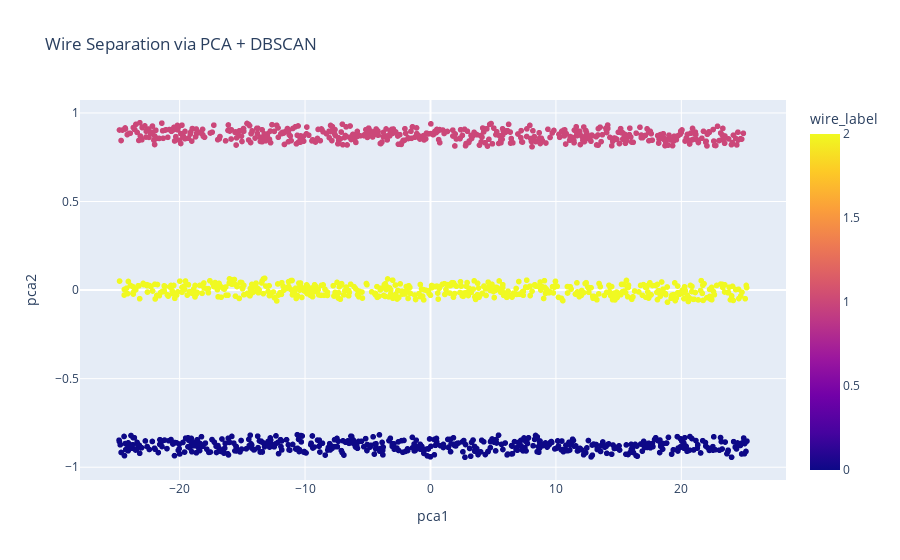

Notebook cell for this chart:
### Code cell
df = pd.DataFrame(points2d, columns=['pca1', 'pca2'])
df['wire_label'] = labels

fig = px.scatter(df, x='pca1', y='pca2', color='wire_label', title='Wire Separation via PCA + DBSCAN')
fig.show()

### Figure 1 — Plotly figure (JSON) as saved in the notebook; plotly's stock layout.template omitted (floating-point values rounded to 4 significant figures; data arrays with more than 128 entries replaced by an {"elided": "..."} marker saying what was removed)
{"data": [{"hovertemplate": "pca1=%{x}<br>pca2=%{y}<br>wire_label=%{marker.color}<extra></extra>", "legendgroup": "", "marker": {"color": {"elided": "1502 int values"}, "coloraxis": "coloraxis", "symbol": "circle"}, "mode": "markers", "name": "", "showlegend": false, "type": "scattergl", "x": {"elided": "1502 float values"}, "xaxis": "x", "y": {"elided": "1502 float values"}, "yaxis": "y"}], "layout": {"coloraxis": {"colorbar": {"title": {"text": "wire_label"}}, "colorscale": [[0, "#0d0887"], [0.1111, "#46039f"], [0.2222, "#7201a8"], [0.3333, "#9c179e"], [0.4444, "#bd3786"], [0.5556, "#d8576b"], [0.6667, "#ed7953"], [0.7778, "#fb9f3a"], [0.8889, "#fdca26"], [1, "#f0f921"]]}, "legend": {"tracegroupgap": 0}, "title": {"text": "Wire Separation via PCA + DBSCAN"}, "xaxis": {"anchor": "y", "domain": [0, 1], "title": {"text": "pca1"}}, "yaxis": {"anchor": "x", "domain": [0, 1], "title": {"text": "pca2"}}}}
